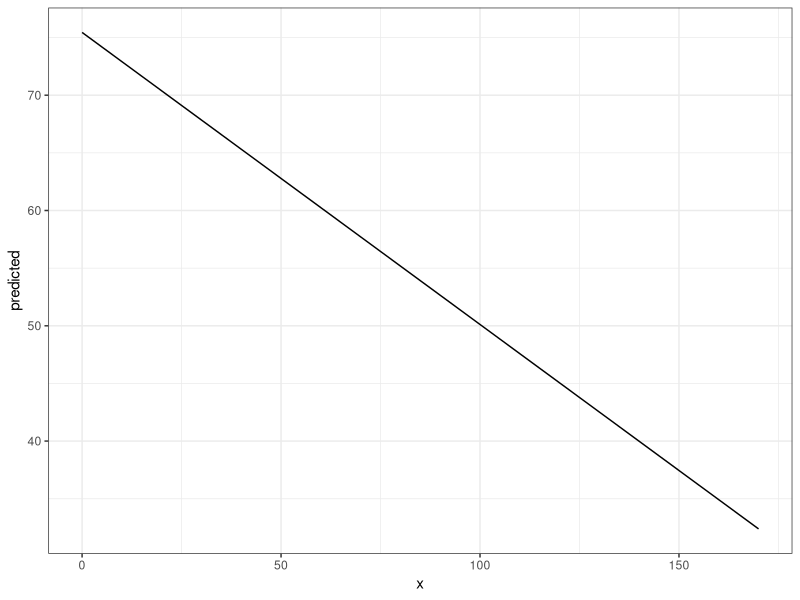
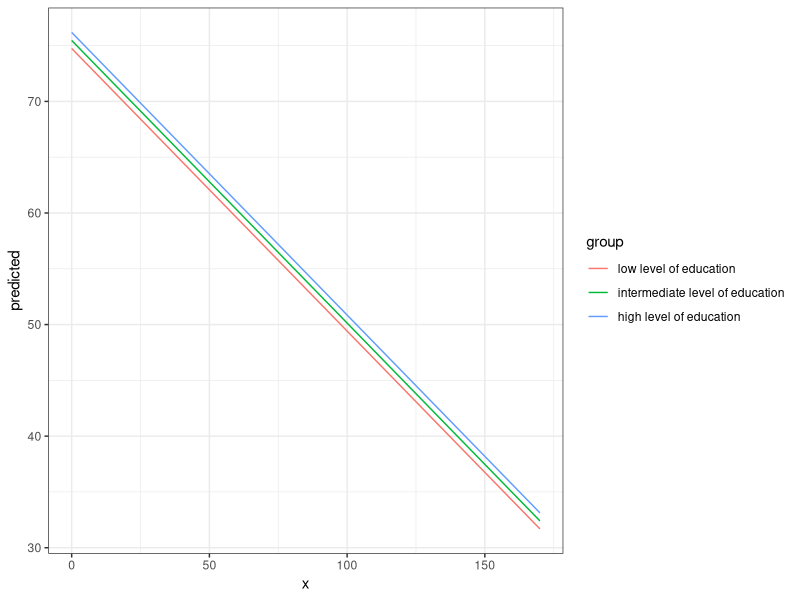
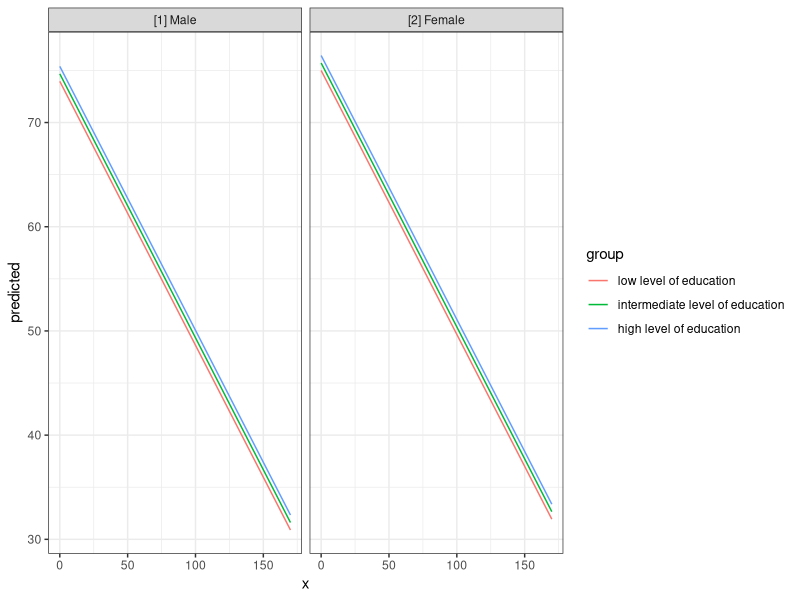
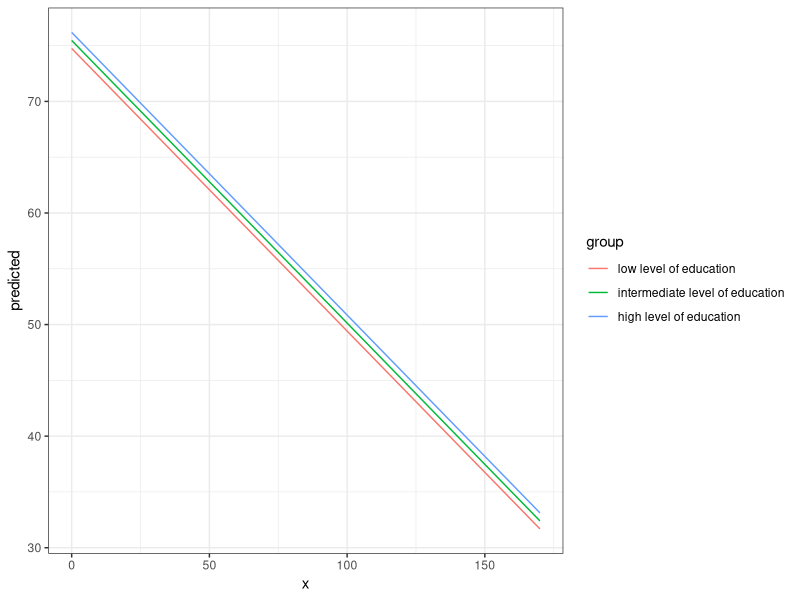
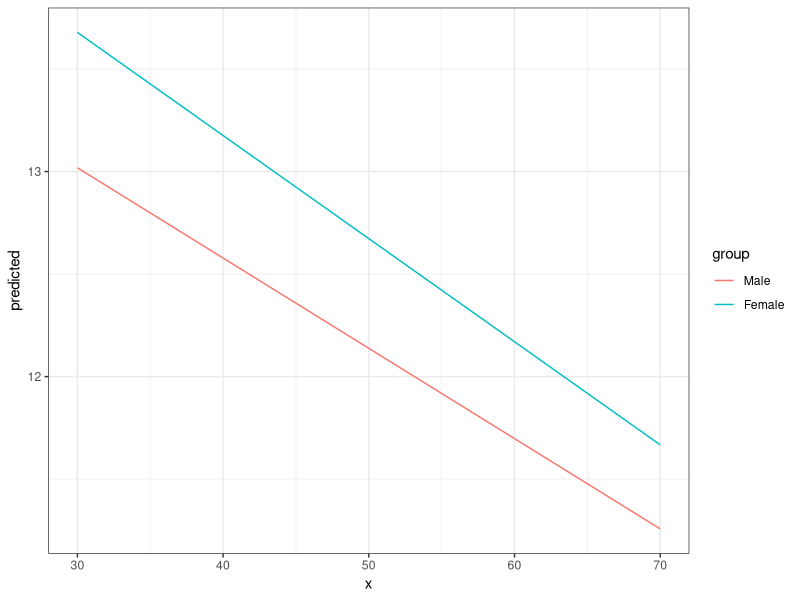
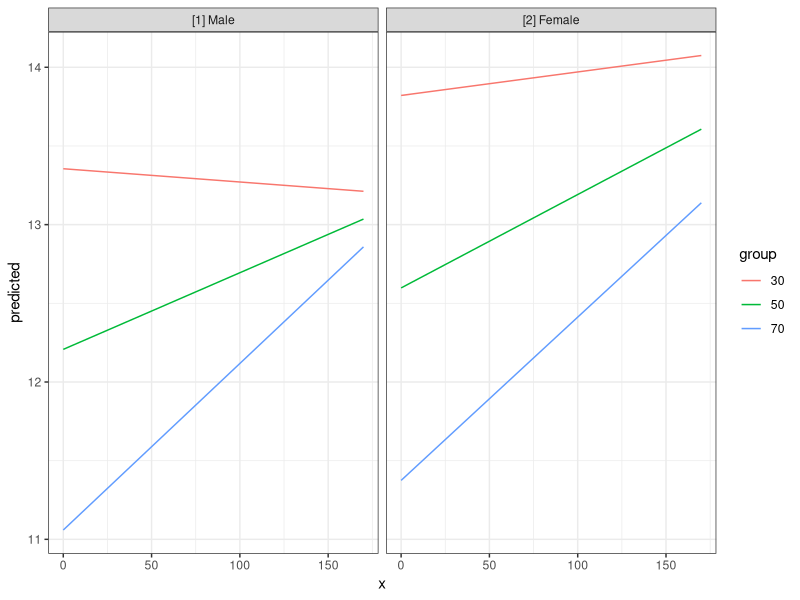
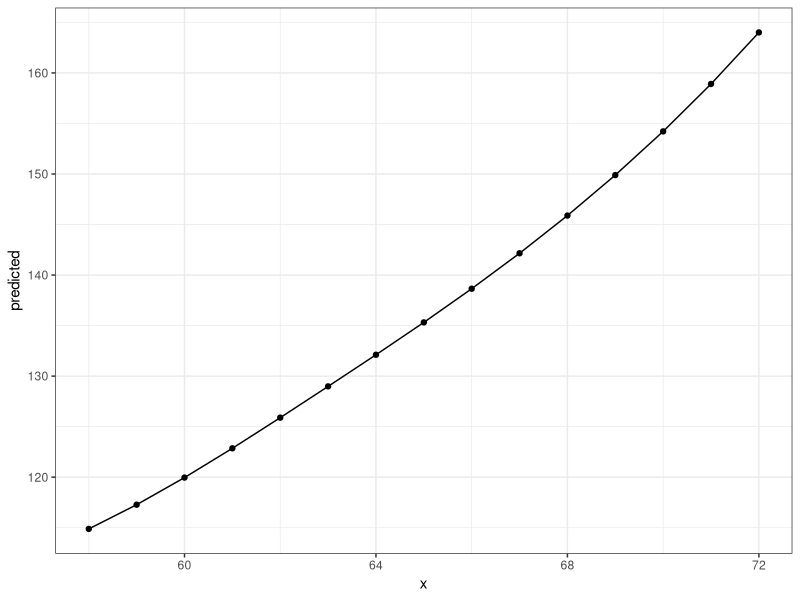

Source code (R) for these figures, in order: (Note: this script raises an error after producing the figures.)
## ---- chunk 1
knitr::opts_chunk$set(collapse = TRUE, comment = "#>", dev = "png", fig.width = 7, fig.height = 3.5, message = FALSE, warning = FALSE)
options(width = 800)
## ---- chunk 2
library(ggeffects)
data(efc)
fit <- lm(barthtot ~ c12hour + neg_c_7 + c161sex + c172code, data = efc)

ggpredict(fit, terms = "c12hour")
## ---- chunk 3
library(ggplot2)
theme_set(theme_bw())

mydf <- ggpredict(fit, terms = "c12hour")
ggplot(mydf, aes(x, predicted)) + geom_line()
## ---- chunk 4
ggpredict(fit, terms = c("c12hour", "c172code"))
## ---- chunk 5
mydf <- ggpredict(fit, terms = c("c12hour", "c172code"))
ggplot(mydf, aes(x, predicted, colour = group)) + geom_line()
## ---- chunk 6
mydf <- ggpredict(fit, terms = c("c12hour", "c172code", "c161sex"))
mydf
ggplot(mydf, aes(x, predicted, colour = group)) + 
  geom_line() + 
  facet_wrap(~facet)
## ---- chunk 7
mydf <- ggpredict(fit)
mydf
## ---- chunk 8
mydf <- ggaverage(fit, terms = c("c12hour", "c172code"))
ggplot(mydf, aes(x, predicted, colour = group)) + geom_line()
## ---- chunk 9
library(sjmisc)
data(efc)

# make categorical
efc$c161sex <- to_factor(efc$c161sex)

# fit model with interaction
fit <- lm(neg_c_7 ~ c12hour + barthtot * c161sex, data = efc)

# select only levels 30, 50 and 70 from continuous variable Barthel-Index
mydf <- ggpredict(fit, terms = c("barthtot [30,50,70]", "c161sex"))
ggplot(mydf, aes(x, predicted, colour = group)) + geom_line()
## ---- chunk 10
# fit model with 3-way-interaction
fit <- lm(neg_c_7 ~ c12hour * barthtot * c161sex, data = efc)

# select only levels 30, 50 and 70 from continuous variable Barthel-Index
mydf <- ggpredict(fit, terms = c("c12hour", "barthtot [30,50,70]", "c161sex"))

ggplot(mydf, aes(x, predicted, colour = group)) + 
  geom_line() +
  facet_wrap(~facet)
## ---- chunk 11
library(splines)
data(women)

fm1 <- lm(weight ~ bs(height, df = 5), data = women)
dat <- ggpredict(fm1, "height")

ggplot(dat, aes(x, predicted)) + 
  geom_line() +
  geom_point()
## ---- chunk 12
data("lung", package = "survival")
# remove category 3 (outlier)
lung <- subset(lung, subset = ph.ecog %in% 0:2)
lung$sex <- factor(lung$sex, labels = c("male", "female"))
lung$ph.ecog <- factor(lung$ph.ecog, labels = c("good", "ok", "limited"))

m <- survival::coxph(survival::Surv(time, status) ~ sex + age + ph.ecog, data = lung)

# predicted risk-scores
ggpredict(m, c("sex", "ph.ecog"))
## ---- chunk 13
# probability of survival
ggpredict(m, c("sex", "ph.ecog"), type = "surv")
## ---- chunk 14
get_x_title(mydf)
get_y_title(mydf)

ggplot(mydf, aes(x, predicted, colour = group)) + 
  geom_line() +
  facet_wrap(~facet) +
  labs(
    x = get_x_title(mydf),
    y = get_y_title(mydf),
    colour = get_legend_title(mydf)
  )
